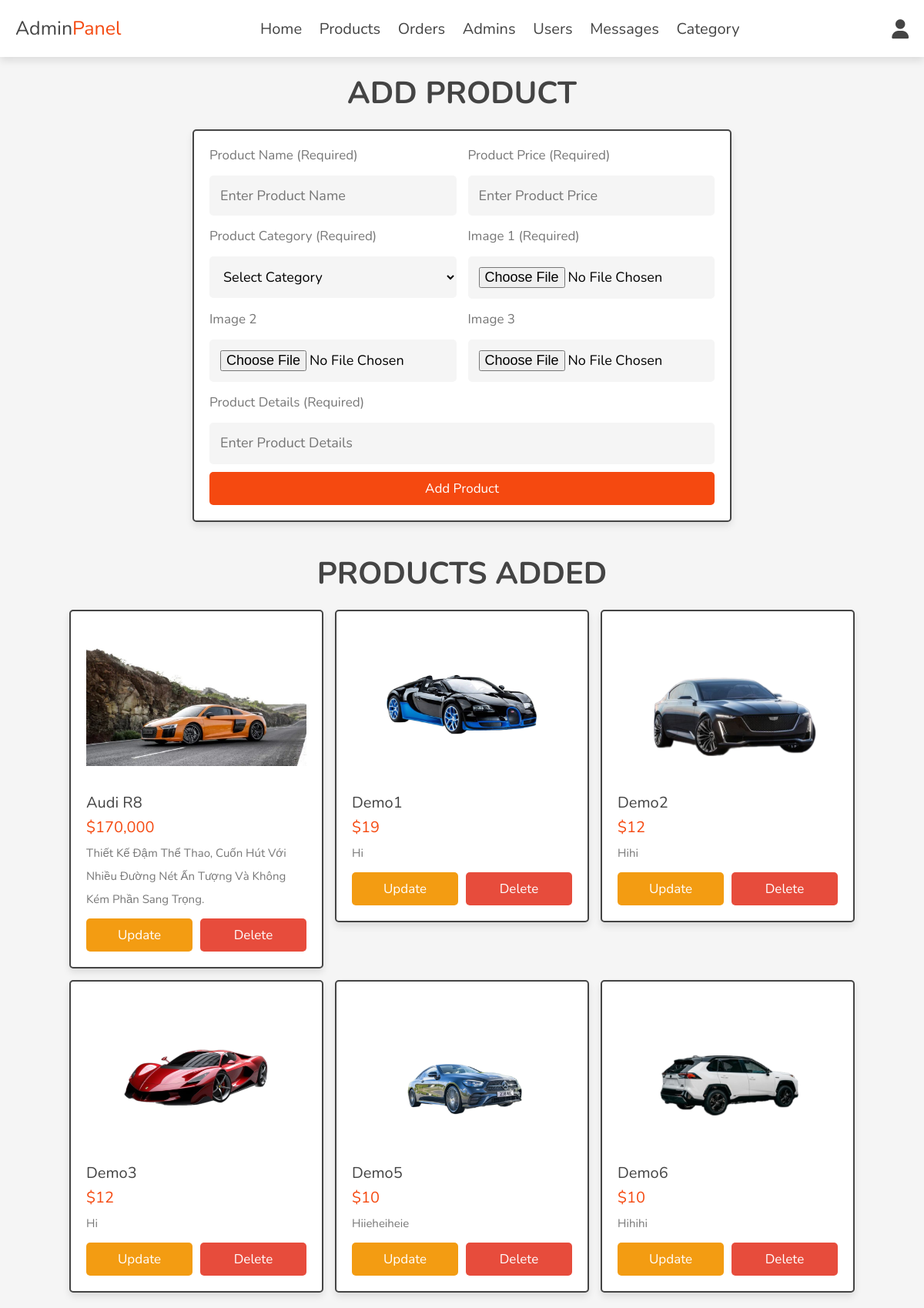
Screenshot of /admin/products.php (signed in) with the database file from the repository.
### tables this page shows
CREATE TABLE `products` (
  `id` int NOT NULL,
  `name` varchar(100) NOT NULL,
  `details` varchar(500) NOT NULL,
  `price` decimal(12,2) DEFAULT NULL,
  `image_01` varchar(100) NOT NULL,
  `image_02` varchar(100) NOT NULL,
  `image_03` varchar(100) NOT NULL,
  `category` varchar(100) NOT NULL
);

### admin/products.php (the view, shortened to what this page needs)
<?php
include '../components/admin_header.php';
?>
<!DOCTYPE html>
<html lang="en">
<head>
   <link rel="stylesheet" href="https://cdnjs.cloudflare.com/ajax/libs/font-awesome/6.1.1/css/all.min.css">
   <link rel="stylesheet" href="../css/admin_style.css">
</head>
<body>
   <section class="add-products">
      <h1 class="heading">Add Product</h1>
      <form action="" method="post" enctype="multipart/form-data">
         <div class="flex">
            <div class="inputBox">
               <span>Product Name (required)</span>
               <input type="text" class="box" required maxlength="100" placeholder="Enter product name" name="name">
            </div>
            <div class="inputBox">
               <span>Product Price (required)</span>
               <input type="text" class="box" required pattern="[0-9,]+" maxlength="13" placeholder="Enter product price" name="price">
            </div>
            <div class="inputBox">
               <span>Product Category (required)</span>
               <select name="category" class="box" required>
                  <option value="">Select category</option>
               </select>
            </div>
            <div class="inputBox">
               <span>Image 1 (required)</span>
               <input type="file" name="image_01" accept="image/jpg, image/jpeg, image/png, image/webp" class="box" required>
            </div>
            <div class="inputBox">
               <span>Image 2</span>
               <input type="file" name="image_02" accept="image/jpg, image/jpeg, image/png, image/webp" class="box">
            </div>
            <div class="inputBox">
               <span>Image 3</span>
               <input type="file" name="image_03" accept="image/jpg, image/jpeg, image/png, image/webp" class="box">
            </div>
            <div class="inputBox">
               <span>Product Details (required)</span>
               <textarea name="details" placeholder="Enter product details" class="box" required maxlength="500" cols="30" rows="10"></textarea>
            </div>
         </div>
         <input type="submit" value="Add Product" class="btn" name="add_product">
      </form>
   </section>
   <section class="show-products">
      <h1 class="heading">Products Added</h1>
      <div class="box-container">
         <?php
         $show_products = $conn->prepare("SELECT * FROM `products`");
         $show_products->execute();
         if ($show_products->rowCount() > 0) {
            while ($fetch_products = $show_products->fetch(PDO::FETCH_ASSOC)) {
         ?>
               <div class="box">
                  <img src="../uploaded_img/<?= $fetch_products['image_01']; ?>" alt="">
                  <div class="name"><?= $fetch_products['name']; ?></div>
                  <div class="price">$<span><?= number_format($fetch_products['price']); ?></span></div>
                  <div class="details"><span><?= $fetch_products['details']; ?></span></div>
                  <div class="flex-btn">
                     <a href="update_product.php?update=<?= $fetch_products['id']; ?>" class="option-btn">Update</a>
                     <a href="products.php?delete=<?= $fetch_products['id']; ?>" class="delete-btn" onclick="return confirm('Delete this product?');">Delete</a>
                  </div>
               </div>
         <?php
            }
         } else {
            echo '<p class="empty">No products added yet!</p>';
         }
         ?>
      </div>
   </section>
</body>
</html>

### css/admin_style.css (style rules this page uses)
:root { --main-color:#f54910; --orange:#f39c12; --red:#e74c3c; --black:#444; --white:#fff; --light-color:#777; --light-bg:#f5f5f5; --border:.2rem solid var(--black); --box-shadow:0 .5rem 1rem rgba(0,0,0,.1); }
* { font-family: 'Nunito', sans-serif; margin:0; padding:0; box-sizing: border-box; outline: none; border:none; text-decoration: none; text-transform: capitalize; }
html { font-size: 62.5%; overflow-x: hidden; }
body { background-color: var(--light-bg); }
section { padding:2rem; max-width: 1200px; margin:0 auto; }
.heading { font-size: 4rem; color:var(--black); margin-bottom: 2rem; text-align: center; text-transform: uppercase; }
.btn, .delete-btn, .option-btn { display: block; width: 100%; margin-top: 1rem; border-radius: .5rem; padding:1rem 3rem; font-size: 1.7rem; text-transform: capitalize; color:var(--white); cursor: pointer; text-align: center; }
.btn { background-color: var(--main-color); }
.option-btn { background-color: var(--orange); }
.delete-btn { background-color: var(--red); }
.flex-btn { display: flex; gap:1rem; }
.add-products form { max-width: 70rem; margin: 0 auto; background-color: var(--white); box-shadow: var(--box-shadow); border:var(--border); border-radius: .5rem; padding:2rem; }
.add-products form .flex { display: flex; gap:1.5rem; flex-wrap: wrap; }
.add-products form .flex .inputBox { flex:1 1 25rem; }
.add-products form span { font-size:1.7rem; color:var(--light-color); }
.add-products form .box { font-size: 1.8rem; background-color: var(--light-bg); border-radius: .5rem; padding:1.4rem; width: 100%; margin-top: 1.5rem; }
.add-products form textarea { height: 5.4rem; resize: none; }
.show-products .box-container { display: grid; grid-template-columns: repeat(auto-fit, 33rem); gap:1.5rem; justify-content: center; align-items: flex-start; }
.show-products .box-container .box { background-color: var(--white); box-shadow: var(--box-shadow); border-radius: .5rem; border:var(--border); padding:2rem; }
.show-products .box-container .box img { width: 100%; height: 20rem; object-fit: contain; margin-bottom: 1.5rem; }
.show-products .box-container .box .name { font-size: 2rem; color:var(--black); }
.show-products .box-container .box .price { font-size: 2rem; color:var(--main-color); margin:.5rem 0; }
.show-products .box-container .box .details { font-size: 1.5rem; color:var(--light-color); line-height: 2; }

### rows the page displays
products: image_01 (picture), name "Audi R8", price "170,000", details "Thiết Kế Đậm Thể Thao, Cuốn Hút Với Nhiều Đường Nét Ấn Tượng Và Không Kém Phần Sang Trọng."
products: image_01 (picture), name "Demo1", price "19", details "Hi"
products: image_01 (picture), name "Demo2", price "12", details "Hihi"
products: image_01 (picture), name "Demo3", price "12", details "Hi"
products: image_01 (picture), name "Demo5", price "10", details "Hiieheiheie"
products: image_01 (picture), name "Demo6", price "10", details "Hihihi"
